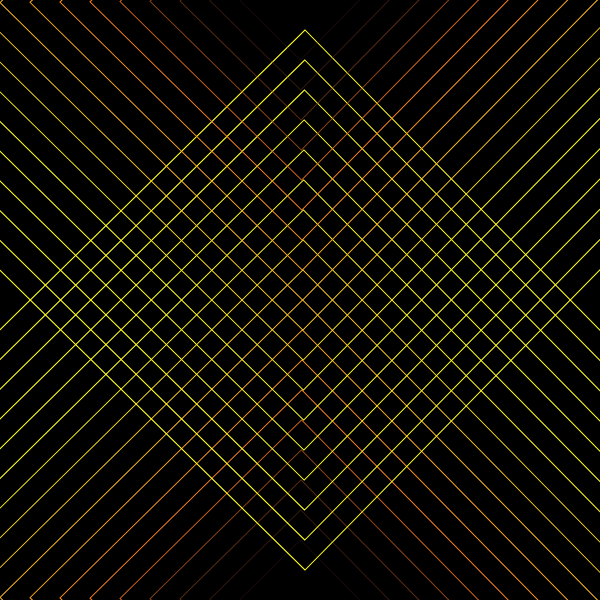
Frame 1 (no input)
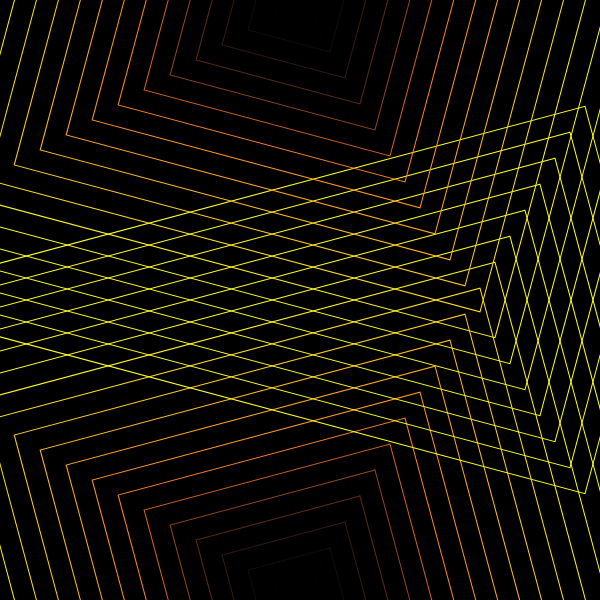
Frame 60 (no input)
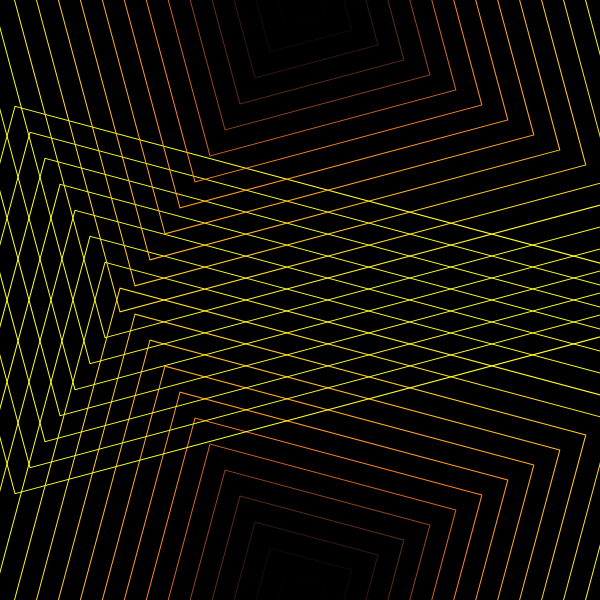
Frame 120 (the mouse pressed at the canvas centre since frame 60)

The p5.js sketch that drew these frames (run headless with seeded random() and noise() and a simulated clock; from frame 60 on, the mouse is pressed at the canvas centre):

// p5.js sketch
// ── sketch.js
var cartesian, r, a, counter, shape1;
var shapes = []
function setup() {
  createCanvas(600, 600);
  
  angleMode(DEGREES)
  a = 90
  cartesian = new CreateCartisian(50, 20, 5);
  shape1 = new CreateShape(30, 90);
  shape2 = new CreateShape(30, 90)

}

function draw() {
  a+=0.5
    background(0);

  //cartesian.draw()

  push()
  translate(width/2, height)
  rotate(a)
  shape1.draw()
  pop()  
  push()
  translate(width/2, 0)
  rotate(a*-1)
  shape2.draw()
  pop()  
}

function CreateShape(numShapes, shape){
  this.x = 0;
  this.y = 0;
  this.r = 0;
  this.a = 0;
  this.numShapes = numShapes;
  this.shape = shape
  this.w = 1
  
  this.draw = function(){
    for(r = 0; r < width; r+=this.numShapes) {
     this.r = r
     var ccA = map(r, 0, 200, 0, 255);
     var ccG = map(r, 0, 200, 0, 125);
     var ccR = map(r, 0, 200, 0, 255);    
     stroke(ccR, ccG, 35, ccA);
     strokeWeight(this.w);
     noFill()
     beginShape();
      
      for(var i = 0; i < width; i+=this.shape = shape){
        this.a = i
        this.x = this.r * cos(this.a)
        this.y = this.r * sin(this.a)
        vertex(this.x, this.y)
      }
    endShape()

    }
  }
}


function CreateCartisian(acolor, units, uLength){
  this.color = acolor;
  this.units = units;
  this.l = uLength
  
  
  this.draw = function(){
    push();
    strokeWeight(1);
    stroke(this.color);
    line(0, height/2, width, height/2);
    line(width/2, 0, width/2, height);
    
    for(var i = this.units; i < width; i+=this.units) {
      i != width/2 && line(i, height/2-this.l, i, height/2+this.l)
    }

    for(var i = this.units; i < height; i+=this.units) {
      i != height/2 && line(width/2-this.l, i, width/2+this.l, i)
    }
    pop();
  }
}

function getRandomValue(a, b){
  var r = random(0,1)
  if(r > .5){
    return a
  } else{
    return b
  }
}

var flag = true;
function mousePressed(){
  flag = !flag
  !flag ? noLoop() : loop();
}
